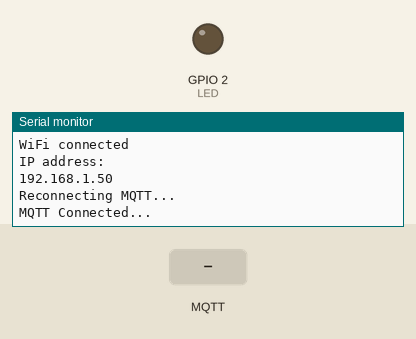
The sketch below on a simulated ESP8266 (NodeMCU). On the bench: output pins drawn as LEDs (lit = HIGH), the last lines printed to the serial monitor. Inputs (shaded band) come from the test bench. WiFi joins after 1.5 s; servers stay silent unless stated; no MQTT or app messages arrive unless stated.

Above: at 2.7 s.
2.8 s: MQTT message "led" arrives on the first subscribed topic
At 4.0 s:
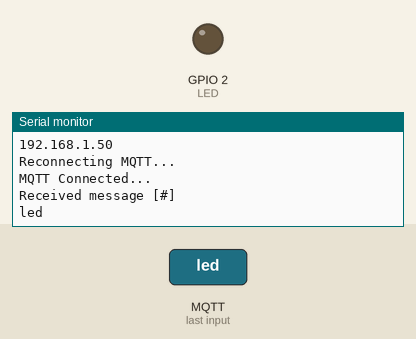
4.3 s: MQTT message "on" arrives on the first subscribed topic
At 5.1 s:
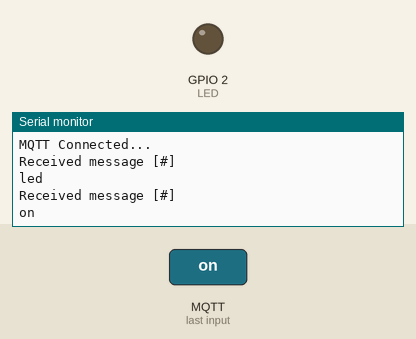
5.8 s: MQTT message "off" arrives on the first subscribed topic
At 6.2 s:
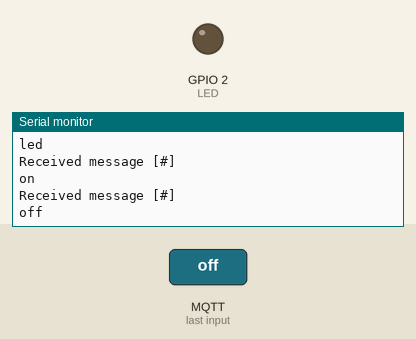

Measured:
- after the input at 2.8 s, the serial monitor: prints a new line at once (image 1)
- after the input at 4.3 s, the serial monitor: prints a new line at once (image 2)
- after the input at 5.8 s, the serial monitor: prints a new line at once (image 3)

The sketch:

esp8266_mqtt_receive.ino
```cpp
//receive messages over mqtt
//also toggle on board led by sending on/off on topic led

#include <ESP8266WiFi.h>
#include <PubSubClient.h>

#define LED 2

const char* SSID = "KabelBox-E84E";
const char* PSK = "67534404306756752453";
const char* MQTT_BROKER = "192.168.0.7";
#define MQTT_USER "esp8266bme280"
#define MQTT_PASSWD "4liveweather"

WiFiClient espClient;
PubSubClient client(espClient);
long lastMsg = 0;
char msg[50];
int value = 0;

void setup() {
    pinMode(LED, OUTPUT);
    Serial.begin(115200);
    setup_wifi();
    client.setServer(MQTT_BROKER, 1883);
    client.setCallback(callback);
}

void setup_wifi() {
    delay(10);
    Serial.println();
    Serial.print("Connecting to ");
    Serial.println(SSID);

    WiFi.begin(SSID, PSK);

    while (WiFi.status() != WL_CONNECTED) {
        delay(500);
        Serial.print(".");
    }

    Serial.println("");
    Serial.println("WiFi connected");
    Serial.println("IP address: ");
    Serial.println(WiFi.localIP());
}

void callback(char* topic, byte* payload, unsigned int length) {
    Serial.print("Received message [");
    Serial.print(topic);
    Serial.print("] ");
    char msg[length+1];
    for (int i = 0; i < length; i++) {
        //Serial.print((char)payload[i]);
        msg[i] = (char)payload[i];
    }
    Serial.println();

    msg[length] = '\0';
    Serial.println(msg);

    if(strcmp(topic,"led")==0){
      if(strcmp(msg,"on")==0){
          digitalWrite(LED, LOW);
      }
      else if(strcmp(msg,"off")==0){
          digitalWrite(LED, HIGH);
      }
    }
}

void reconnect() {
    while (!client.connected()) {
        Serial.println("Reconnecting MQTT...");
        if (!client.connect("ESP8266Client",MQTT_USER,MQTT_PASSWD)) {
            Serial.print("failed, rc=");
            Serial.print(client.state());
            Serial.println(" retrying in 5 seconds");
            delay(5000);
        }
    }
    client.subscribe("#");
    Serial.println("MQTT Connected...");
}

void loop() {
    if (!client.connected()) {
        reconnect();
    }
    client.loop();
}
```
